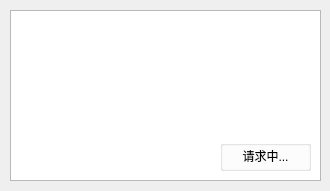
<?xml version="1.0" encoding="UTF-8"?>
<ui version="4.0">
 <class>Form</class>
 <widget class="QWidget" name="Form">
  <property name="geometry">
   <rect>
    <x>0</x>
    <y>0</y>
    <width>330</width>
    <height>191</height>
   </rect>
  </property>
  <property name="windowTitle">
   <string>Form</string>
  </property>
  <widget class="QTextEdit" name="textEdit">
   <property name="geometry">
    <rect>
     <x>10</x>
     <y>10</y>
     <width>311</width>
     <height>171</height>
    </rect>
   </property>
  </widget>
  <widget class="QGroupBox" name="groupBox">
   <property name="geometry">
    <rect>
     <x>220</x>
     <y>140</y>
     <width>91</width>
     <height>31</height>
    </rect>
   </property>
   <property name="title">
    <string/>
   </property>
   <widget class="QLabel" name="label">
    <property name="geometry">
     <rect>
      <x>0</x>
      <y>0</y>
      <width>91</width>
      <height>31</height>
     </rect>
    </property>
    <property name="text">
     <string>请求中...</string>
    </property>
    <property name="alignment">
     <set>Qt::AlignCenter</set>
    </property>
   </widget>
  </widget>
 </widget>
 <resources/>
 <connections/>
</ui>
